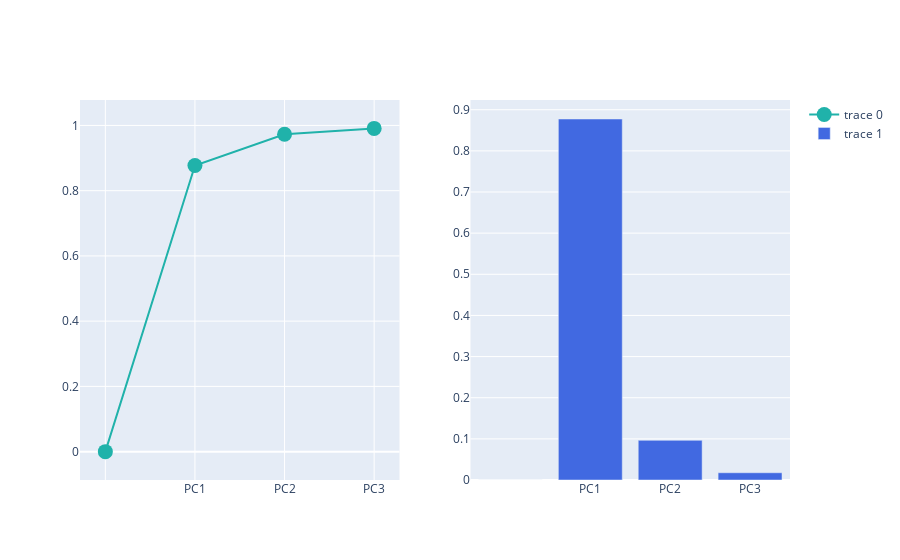

The cell this chart's notebook holds for it:
### Code cell
# Explained variance + cumulative variance (Separate Plot)

from plotly.subplots import make_subplots
import plotly.graph_objects as go

fig = make_subplots(rows=1, cols=2)

fig.add_trace(
    go.Scatter(
        x=df_explained_variance['PC'],
        y=df_explained_variance['Cumulative Variance'],
        marker=dict(size=15, color='LightSeaGreen')
    ), row=1, col=1
)

fig.add_trace(
    go.Bar(
        x=df_explained_variance['PC'],
        y=df_explained_variance['Explained Variance'],
        marker=dict(color='RoyalBlue')
    ), row=1, col=2
)

fig.show()

### Figure 1 — Plotly figure (JSON) as saved in the notebook; plotly's stock layout.template omitted (floating-point values rounded to 4 significant figures)
{"data": [{"marker": {"color": "LightSeaGreen", "size": 15}, "type": "scatter", "x": ["", "PC1", "PC2", "PC3"], "xaxis": "x", "y": [0, 0.877, 0.973, 0.991], "yaxis": "y"}, {"marker": {"color": "RoyalBlue"}, "type": "bar", "x": ["", "PC1", "PC2", "PC3"], "xaxis": "x2", "y": [0, 0.8774, 0.09637, 0.01763], "yaxis": "y2"}], "layout": {"xaxis": {"anchor": "y", "domain": [0, 0.45]}, "xaxis2": {"anchor": "y2", "domain": [0.55, 1]}, "yaxis": {"anchor": "x", "domain": [0, 1]}, "yaxis2": {"anchor": "x2", "domain": [0, 1]}}}
